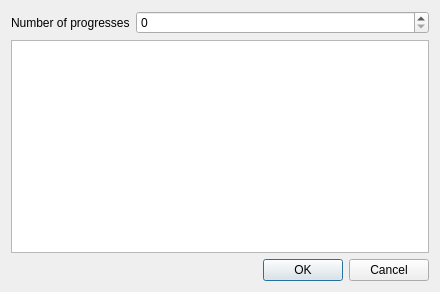
<?xml version="1.0" encoding="UTF-8"?>
<ui version="4.0">
 <class>StartDialog</class>
 <widget class="QDialog" name="StartDialog">
  <property name="geometry">
   <rect>
    <x>0</x>
    <y>0</y>
    <width>440</width>
    <height>292</height>
   </rect>
  </property>
  <property name="windowTitle">
   <string>Dialog</string>
  </property>
  <layout class="QVBoxLayout" name="verticalLayout">
   <item>
    <layout class="QFormLayout" name="formLayout">
     <item row="0" column="0">
      <widget class="QLabel" name="label">
       <property name="text">
        <string>Number of progresses</string>
       </property>
      </widget>
     </item>
     <item row="0" column="1">
      <widget class="QSpinBox" name="spinBox"/>
     </item>
    </layout>
   </item>
   <item>
    <widget class="QTableView" name="tableView"/>
   </item>
   <item>
    <widget class="QDialogButtonBox" name="buttonBox">
     <property name="standardButtons">
      <set>QDialogButtonBox::Cancel|QDialogButtonBox::Ok</set>
     </property>
    </widget>
   </item>
  </layout>
 </widget>
 <resources/>
 <connections/>
</ui>
